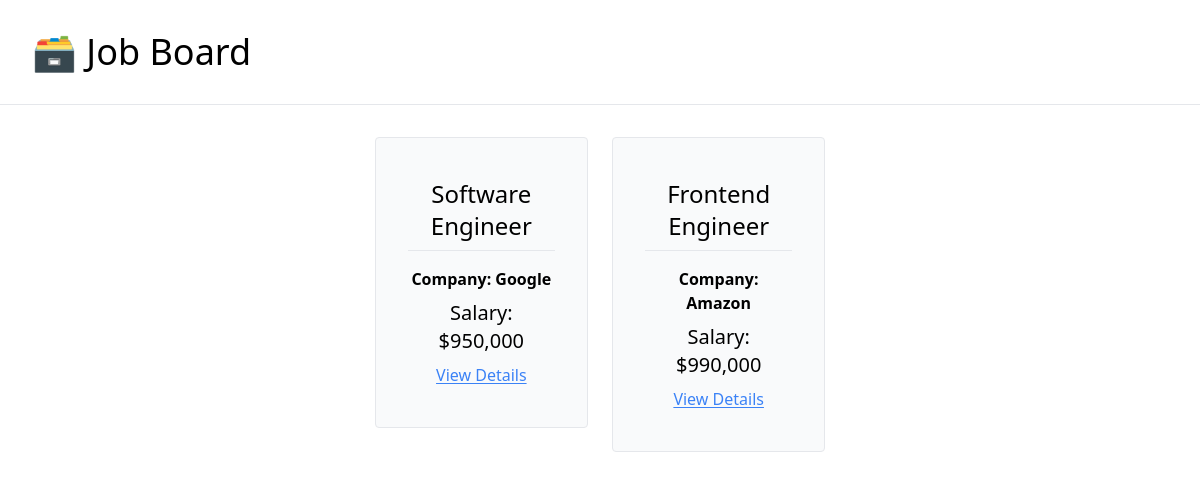
Before: / with the older database file.
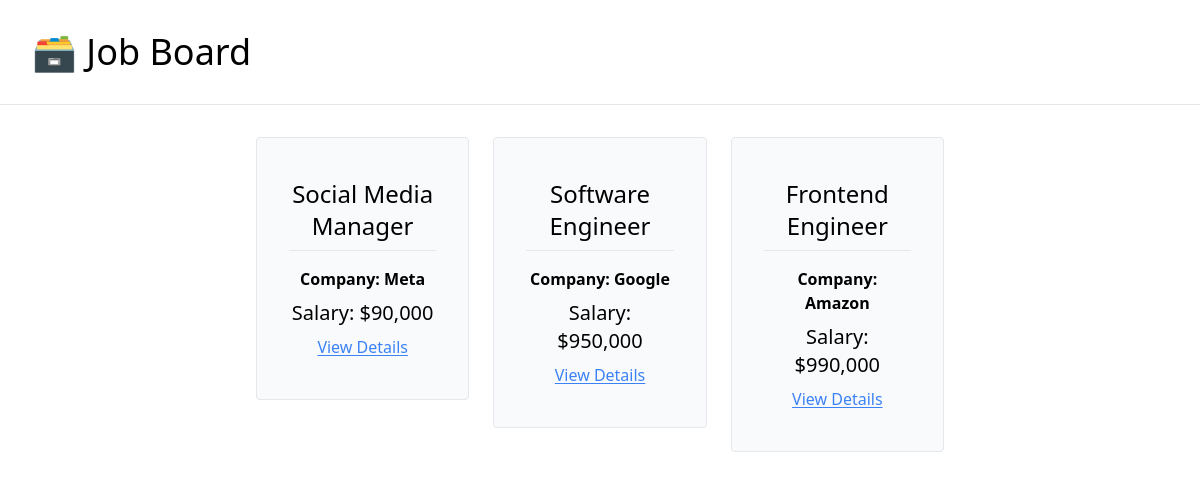
After: the same page with the newer database file.
### job_board/models.py (models this page shows, shortened)
class JobPosting(models.Model):
    title = models.CharField(max_length=100)
    description = models.TextField()
    company = models.CharField(max_length=100)
    salary = models.IntegerField()
    is_active = models.BooleanField(default=False)

### job_board/views.py (the view)
# urls.py: path('', index, name='home'),
def index(request):
    active_jobs = JobPosting.objects.filter(is_active=True)
    context = {
        'job_postings': active_jobs
    }
    return render(request, 'job_board/index.html', context)

### job_board/templates/job_board/index.html
{% extends 'job_board/_base.html' %} {% load humanize %} {% block content %}
<div class="flex justify-center w-10/12 mx-auto flex-wrap gap-6">
  {% for posting in job_postings %}
  <a class="w-1/4 text-center" href="{% url 'job-detail' posting.pk %}">
    <div
      class="border rounded px-8 py-10 bg-gray-50 hover:bg-gray-100 hover:cursor-pointer"
    >
      <p class="text-2xl pb-2">{{posting.title|title}}</p>
      <hr class="py-2" />
      <p class="font-semibold pb-2">Company: {{posting.company}}</p>
      <p class="text-xl pb-2">Salary: ${{posting.salary|intcomma}}</p>
      <p class="underline underline-offset-2 text-blue-500 hover:text-blue-400">
        View Details
      </p>
    </div>
  </a>
  {% endfor %}
</div>
{% endblock content %}

### job_board/templates/job_board/_base.html (shortened to what this page needs)
<!DOCTYPE html>
<html lang="en">
  <head>
    <script src="https://cdn.tailwindcss.com"></script>
  </head>
  <body>
    <div class="mb-8">
      <h1 class="text-4xl py-8 pl-8">
        <a href="{% url 'home' %}"> 🗃️ Job Board </a>
      </h1>
      <hr />
    </div>
    <div class="container mx-auto mb-8">
      {% block content%} {% endblock content %}
    </div>
  </body>
</html>

Changed rows visible on the page:
now on this page (row edited): JobPosting: title "Social Media Manager", company "Meta", salary "90,000"
